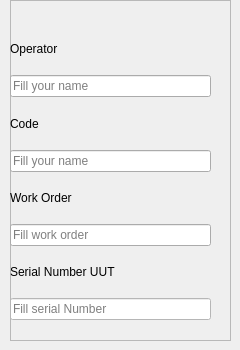
         <widget class="QWidget" name="InputStep1">
          <attribute name="title">
           <string>InputStep1</string>
          </attribute>
          <widget class="QFrame" name="frame_4">
           <property name="geometry">
            <rect>
             <x>10</x>
             <y>0</y>
             <width>221</width>
             <height>341</height>
            </rect>
           </property>
           <property name="frameShape">
            <enum>QFrame::StyledPanel</enum>
           </property>
           <property name="frameShadow">
            <enum>QFrame::Raised</enum>
           </property>
           <widget class="QWidget" name="verticalLayoutWidget_2">
            <property name="geometry">
             <rect>
              <x>0</x>
              <y>29</y>
              <width>201</width>
              <height>291</height>
             </rect>
            </property>
            <layout class="QVBoxLayout" name="verticalLayout_3">
             <item>
              <widget class="QLabel" name="label">
               <property name="text">
                <string>Operator</string>
               </property>
              </widget>
             </item>
             <item>
              <widget class="QLineEdit" name="operatorName">
               <property name="placeholderText">
                <string>Fill your name</string>
               </property>
              </widget>
             </item>
             <item>
              <widget class="QLabel" name="label_2">
               <property name="text">
                <string>Code</string>
               </property>
              </widget>
             </item>
             <item>
              <widget class="QLineEdit" name="operatorCode">
               <property name="placeholderText">
                <string>Fill your name</string>
               </property>
              </widget>
             </item>
             <item>
              <widget class="QLabel" name="label_9">
               <property name="text">
                <string>Work Order</string>
               </property>
              </widget>
             </item>
             <item>
              <widget class="QLineEdit" name="workOrder">
               <property name="placeholderText">
                <string>Fill work order</string>
               </property>
              </widget>
             </item>
             <item>
              <widget class="QLabel" name="label_6">
               <property name="text">
                <string>Serial Number UUT</string>
               </property>
              </widget>
             </item>
             <item>
              <widget class="QLineEdit" name="serialNumber">
               <property name="styleSheet">
                <string notr="true">background-color: rgb(255, 255, 255);</string>
               </property>
               <property name="placeholderText">
                <string>Fill serial Number</string>
               </property>
              </widget>
             </item>
            </layout>
           </widget>
          </widget>
         </widget>
